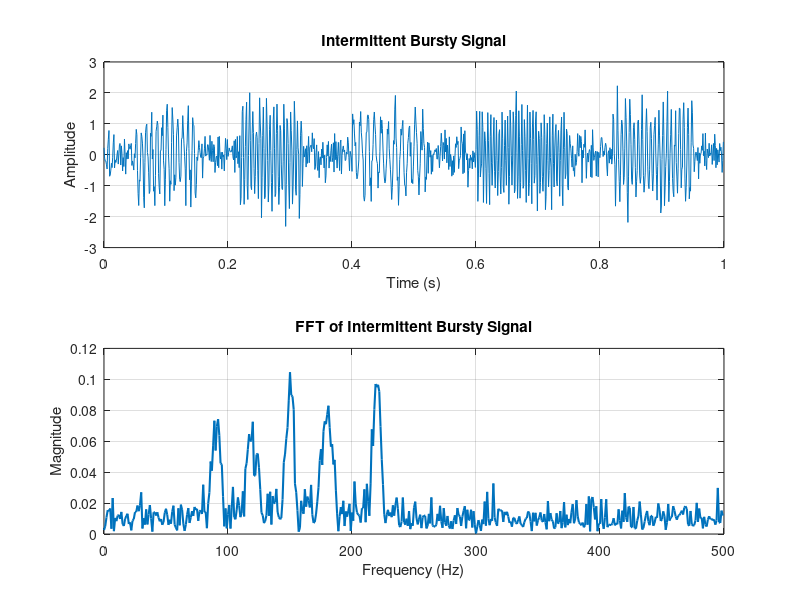

Write MATLAB code to recreate this figure.
clc;
clear;
close all;

% ------------------------------------------------
% Sampling Parameters
% ------------------------------------------------
fs = 1000;
t = 0:1/fs:1-1/fs;

% ------------------------------------------------
% Create Bursty / Intermittent Signal
% ------------------------------------------------
x = zeros(size(t));

% Burst 1
idx1 = (t >= 0.05 & t <= 0.15);

x(idx1) = x(idx1) + ...
          1.2*sin(2*pi*120*t(idx1));

% Burst 2
idx2 = (t >= 0.22 & t <= 0.32);

x(idx2) = x(idx2) + ...
          1.5*sin(2*pi*180*t(idx2));

% Burst 3
idx3 = (t >= 0.40 & t <= 0.52);

x(idx3) = x(idx3) + ...
          1.1*sin(2*pi*90*t(idx3));

% Burst 4
idx4 = (t >= 0.60 & t <= 0.75);

x(idx4) = x(idx4) + ...
          1.3*sin(2*pi*220*t(idx4));

% Burst 5
idx5 = (t >= 0.82 & t <= 0.95);

x(idx5) = x(idx5) + ...
          1.4*sin(2*pi*150*t(idx5));

% Add broadband noise
x = x + 0.35*randn(size(x));

% ------------------------------------------------
% FFT
% ------------------------------------------------
N = length(x);

X = fft(x);

f = (0:N-1)*(fs/N);

mag = abs(X)/N;

% ------------------------------------------------
% Plot Signal
% ------------------------------------------------
figure;

subplot(2,1,1)

plot(t,x)

xlabel('Time (s)')
ylabel('Amplitude')

title('Intermittent Bursty Signal')

grid on

% ------------------------------------------------
% FFT Plot
% ------------------------------------------------
subplot(2,1,2)

plot(f(1:N/2),mag(1:N/2),...
    'LineWidth',1.5)

xlabel('Frequency (Hz)')
ylabel('Magnitude')

title('FFT of Intermittent Bursty Signal')

xlim([0 500])

grid on
